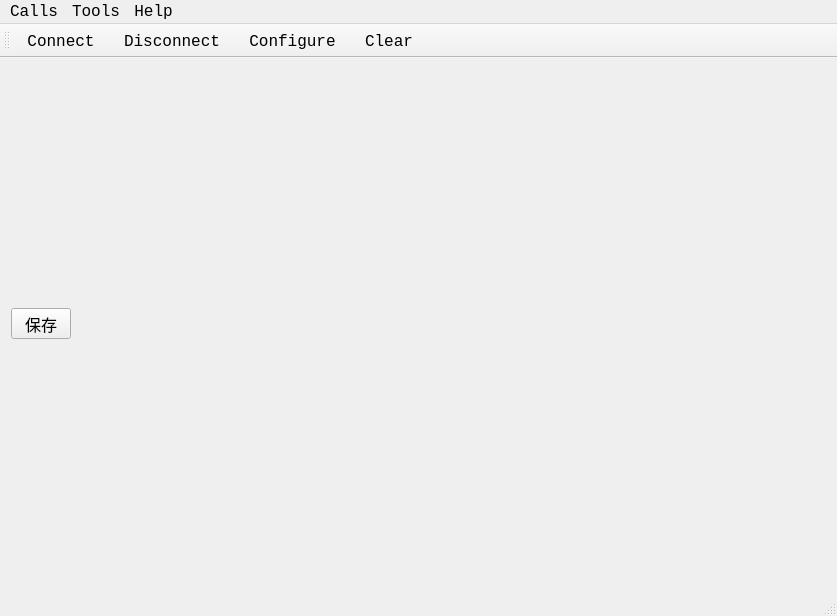
<?xml version="1.0" encoding="UTF-8"?>
<ui version="4.0">
 <class>MainWindow</class>
 <widget class="QMainWindow" name="MainWindow">
  <property name="geometry">
   <rect>
    <x>0</x>
    <y>0</y>
    <width>837</width>
    <height>616</height>
   </rect>
  </property>
  <property name="font">
   <font>
    <family>Consolas</family>
    <pointsize>12</pointsize>
   </font>
  </property>
  <property name="windowTitle">
   <string>QyTerm</string>
  </property>
  <property name="locale">
   <locale language="English" country="UnitedStates"/>
  </property>
  <widget class="QWidget" name="centralWidget">
   <layout class="QVBoxLayout" name="verticalLayout">
    <item>
     <widget class="QToolButton" name="toolButton">
      <property name="text">
       <string>保存</string>
      </property>
     </widget>
    </item>
   </layout>
  </widget>
  <widget class="QMenuBar" name="menuBar">
   <property name="geometry">
    <rect>
     <x>0</x>
     <y>0</y>
     <width>837</width>
     <height>29</height>
    </rect>
   </property>
   <widget class="QMenu" name="menuCalls">
    <property name="title">
     <string>Calls</string>
    </property>
    <addaction name="actionConnect"/>
    <addaction name="actionDisconnect"/>
    <addaction name="separator"/>
    <addaction name="actionQuit"/>
   </widget>
   <widget class="QMenu" name="menuTools">
    <property name="title">
     <string>Tools</string>
    </property>
    <addaction name="actionConfigure"/>
    <addaction name="actionClear"/>
   </widget>
   <widget class="QMenu" name="menuHelp">
    <property name="title">
     <string>Help</string>
    </property>
    <addaction name="actionAbout"/>
    <addaction name="actionAboutQt"/>
   </widget>
   <addaction name="menuCalls"/>
   <addaction name="menuTools"/>
   <addaction name="menuHelp"/>
  </widget>
  <widget class="QToolBar" name="mainToolBar">
   <attribute name="toolBarArea">
    <enum>TopToolBarArea</enum>
   </attribute>
   <attribute name="toolBarBreak">
    <bool>false</bool>
   </attribute>
   <addaction name="actionConnect"/>
   <addaction name="actionDisconnect"/>
   <addaction name="actionConfigure"/>
   <addaction name="actionClear"/>
  </widget>
  <widget class="QStatusBar" name="statusBar">
   <property name="font">
    <font>
     <pointsize>14</pointsize>
    </font>
   </property>
  </widget>
  <action name="actionAbout">
   <property name="text">
    <string>&amp;About</string>
   </property>
   <property name="toolTip">
    <string>About program</string>
   </property>
   <property name="shortcut">
    <string>Alt+A</string>
   </property>
  </action>
  <action name="actionAboutQt">
   <property name="text">
    <string>About Qt</string>
   </property>
  </action>
  <action name="actionConnect">
   <property name="icon">
    <iconset resource="terminal.qrc">
     <normaloff>:/images/connect.png</normaloff>:/images/connect.png</iconset>
   </property>
   <property name="text">
    <string>C&amp;onnect</string>
   </property>
   <property name="toolTip">
    <string>Connect to serial port</string>
   </property>
   <property name="shortcut">
    <string>Ctrl+O</string>
   </property>
  </action>
  <action name="actionDisconnect">
   <property name="icon">
    <iconset resource="terminal.qrc">
     <normaloff>:/images/disconnect.png</normaloff>:/images/disconnect.png</iconset>
   </property>
   <property name="text">
    <string>&amp;Disconnect</string>
   </property>
   <property name="toolTip">
    <string>Disconnect from serial port</string>
   </property>
   <property name="shortcut">
    <string>Ctrl+D</string>
   </property>
  </action>
  <action name="actionConfigure">
   <property name="icon">
    <iconset resource="terminal.qrc">
     <normaloff>:/images/settings.png</normaloff>:/images/settings.png</iconset>
   </property>
   <property name="text">
    <string>&amp;Configure</string>
   </property>
   <property name="toolTip">
    <string>Configure serial port</string>
   </property>
   <property name="shortcut">
    <string>Alt+C</string>
   </property>
  </action>
  <action name="actionClear">
   <property name="icon">
    <iconset resource="terminal.qrc">
     <normaloff>:/images/clear.png</normaloff>:/images/clear.png</iconset>
   </property>
   <property name="text">
    <string>C&amp;lear</string>
   </property>
   <property name="toolTip">
    <string>Clear data</string>
   </property>
   <property name="shortcut">
    <string>Alt+L</string>
   </property>
  </action>
  <action name="actionQuit">
   <property name="icon">
    <iconset resource="terminal.qrc">
     <normaloff>:/images/application-exit.png</normaloff>:/images/application-exit.png</iconset>
   </property>
   <property name="text">
    <string>&amp;Quit</string>
   </property>
   <property name="shortcut">
    <string>Ctrl+Q</string>
   </property>
  </action>
 </widget>
 <layoutdefault spacing="6" margin="11"/>
 <resources>
  <include location="terminal.qrc"/>
 </resources>
 <connections/>
</ui>
